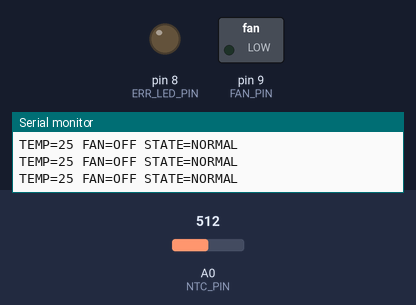
Recording of a sketch running on a simulated Arduino Uno, built with avr-gcc and run on an emulated ATmega328P. Parts: switched loads named in the sketch (green lamp = pin HIGH), output pins drawn as LEDs (lit = HIGH), the last lines printed to the serial monitor. Inputs (shaded band) come from the test bench; at power-on: A0 (NTC_PIN) = 512.

Above: at 1.3 s.
1.4 s: A0 (NTC_PIN) set to 466
2.9 s: A0 (NTC_PIN) set to 442
At 3.3 s:
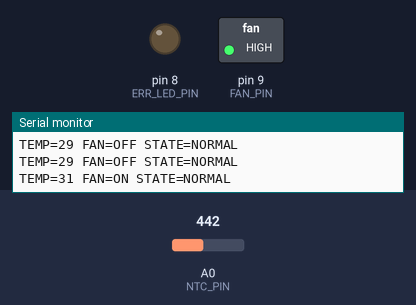
4.5 s: A0 (NTC_PIN) set to 0
At 5.7 s:
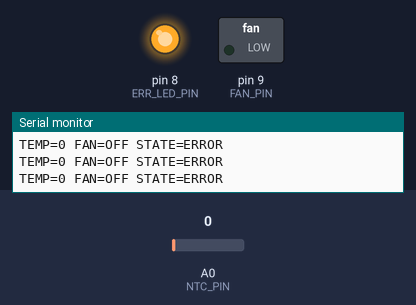
6.0 s: A0 (NTC_PIN) set to 40
At 7.0 s:
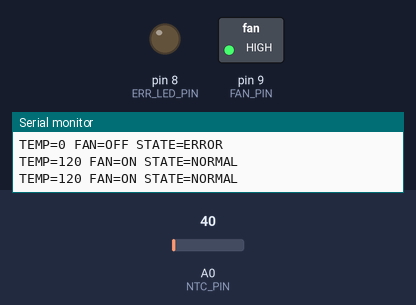
7.5 s: A0 (NTC_PIN) set to 511
At 8.2 s:
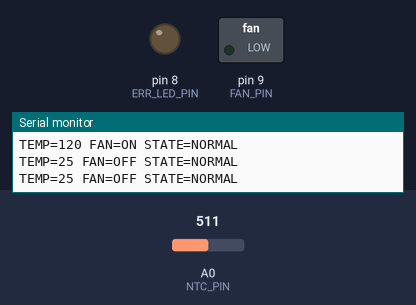
Timing chart, 0 to 10.0 s (numbered marks = the images above; inputs shaded):
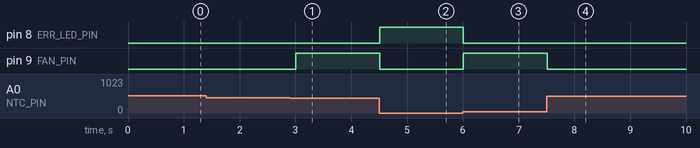

The sketch:

fan_buggy.ino
```cpp
// Cooling fan controller (BUGGY VERSION - contains 2 planted bugs)
// Sensor: NTC thermistor on A0 | Fan LED: pin 9 | Error LED: pin 8

const int NTC_PIN     = A0;
const int FAN_PIN     = 9;
const int ERR_LED_PIN = 8;
const float BETA      = 3950.0;   // thermistor constant
const int THRESHOLD_C = 30;       // fan turns on at this temperature

void setup() {
  Serial.begin(9600);
  pinMode(FAN_PIN, OUTPUT);
  pinMode(ERR_LED_PIN, OUTPUT);
}

void loop() {
  int adc = analogRead(NTC_PIN);      // 0..1023
  bool fanOn = false;
  bool error = false;
  int tempC = 0;

  if (adc == 0) {                     // BUG 2: does not check adc == 1023
    error = true;
  } else {
    float t = 1.0 / (log(1.0 / (1023.0 / adc - 1.0)) / BETA + 1.0 / 298.15) - 273.15;
    tempC = (int)(t + 0.5);           // round to nearest degree
    if (tempC > THRESHOLD_C) {        // BUG 1: should be >= (spec: ON at 30C)
      fanOn = true;
    }
  }

  digitalWrite(FAN_PIN, fanOn ? HIGH : LOW);
  digitalWrite(ERR_LED_PIN, error ? HIGH : LOW);

  Serial.print("TEMP=");
  Serial.print(tempC);
  Serial.print(" FAN=");
  Serial.print(fanOn ? "ON" : "OFF");
  Serial.print(" STATE=");
  Serial.println(error ? "ERROR" : "NORMAL");

  delay(500);
}
```

Measured:
- the behaviour switches between 451 and 450 on A0 (NTC_PIN) (found by bisection; images 0 and 1)
- after the input at 2.9 s, pin 9 (FAN_PIN): LOW → HIGH after 0.11 s
- after the input at 4.5 s, pin 8 (ERR_LED_PIN): LOW → HIGH at once; pin 9 (FAN_PIN): HIGH → LOW at once
- after the input at 6.0 s, pin 8 (ERR_LED_PIN): HIGH → LOW at once; pin 9 (FAN_PIN): LOW → HIGH at once
- after the input at 7.5 s, pin 9 (FAN_PIN): HIGH → LOW at once
